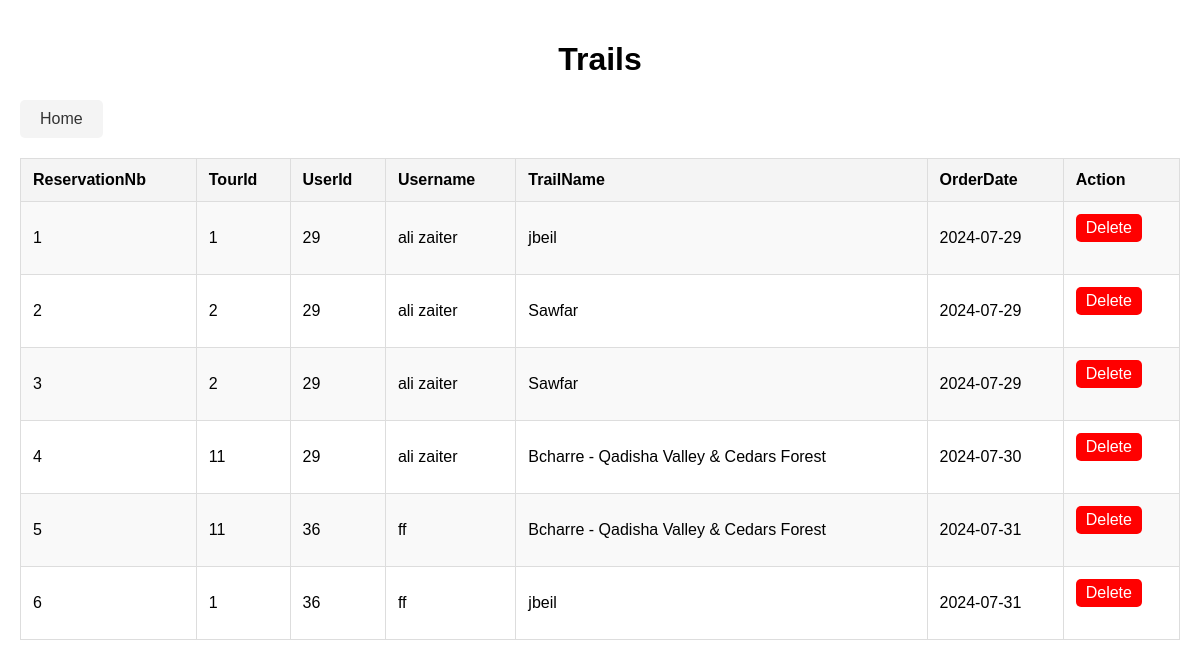
The app's page /Admin/viewReserv.php with its own data.
### tables this page shows
CREATE TABLE `reservation` (
  `ReservationNb` int(11) NOT NULL,
  `TourId` int(11) NOT NULL,
  `UserId` int(11) NOT NULL,
  `OrderDate` date NOT NULL
);

CREATE TABLE `users` (
  `Id` int(11) NOT NULL,
  `Username` varchar(30) NOT NULL,
  `Email` varchar(500) NOT NULL,
  `Password` varchar(64) NOT NULL,
  `Salt` varchar(3) NOT NULL,
  `Image` varchar(500) NOT NULL,
  `RoleId` int(11) NOT NULL,
  `VerificationToken` varchar(64) NOT NULL,
  `Verified` tinyint(4) DEFAULT NULL
);

CREATE TABLE `trail` (
  `ID` int(11) NOT NULL,
  `Name` varchar(50) NOT NULL,
  `Price` float NOT NULL,
  `CatId` int(11) NOT NULL,
  `Image` varchar(500) NOT NULL,
  `PageUrl` varchar(50) NOT NULL,
  `Location` varchar(50) NOT NULL,
  `Sport` varchar(50) NOT NULL,
  `Difficulty` int(11) NOT NULL,
  `Discription` text NOT NULL
);

### Admin/viewReserv.php (the view, shortened to what this page needs)
<!DOCTYPE html>
<html lang="en">
<head>
    <link rel="stylesheet" href="navbar.css">
    <link rel="stylesheet" href="view.css">
</head>
<body>
    <h1>Trails</h1>
    <a href="index.php">Home</a>
    <?php
        require_once("Config.php");
        $query = "SELECT R.ReservationNb, R.TourId, R.UserId, R.OrderDate, U.Username, T.Name
                  FROM reservation R
                  LEFT JOIN users U ON R.UserId = U.Id
                  LEFT JOIN trail T ON R.TourId = T.ID";
        $result = mysqli_query($con, $query);
        echo "<table>";
        echo "<tr>
                <th>ReservationNb</th>
                <th>TourId</th>
                <th>UserId</th>
                <th>Username</th>
                <th>TrailName</th>
                <th>OrderDate</th>
                <th>Action</th>
              </tr>";
        while ($row = mysqli_fetch_array($result)) {
            echo "<tr>";
            echo "<td data-label='ReservationNb'>" . $row["ReservationNb"] . "</td>";
            echo "<td data-label='TourId'>" . $row["TourId"] . "</td>";
            echo "<td data-label='UserId'>" . $row["UserId"] . "</td>";
            echo "<td data-label='Username'>" . $row["Username"] . "</td>";
            echo "<td data-label='TrailName'>" . $row["Name"] . "</td>";
            echo "<td data-label='OrderDate'>" . $row["OrderDate"] . "</td>";
            $id = $row["ReservationNb"];
            $id = base64_encode($id);
            echo "<td data-label='Action'><a href='DeleteUser.php?x=$id' class='delete-button' onclick='return confirm(\"Are you sure?\")'>Delete</a></td>";
            echo "</tr>";
        }
        echo "</table>";
    ?>
</body>
</html>

### Admin/view.css (style rules this page uses)
body { font-family: Arial, sans-serif; margin: 0; padding: 20px; box-sizing: border-box; }
h1 { text-align: center; }
a { display: inline-block; margin-bottom: 20px; color: #333; text-decoration: none; background-color: #f4f4f4; padding: 10px 20px; border-radius: 5px; }
table { width: 100%; border-collapse: collapse; margin-bottom: 20px; }
th, td { padding: 12px; text-align: left; border: 1px solid #ddd; }
th { background-color: #f4f4f4; }
tr:nth-child(even) { background-color: #f9f9f9; }
.delete-button { color: white; background-color: red; padding: 5px 10px; border: none; border-radius: 5px; text-decoration: none; }

### records on screen
reservation: ReservationNb "1", TourId "1", UserId "29", UserId.Username "ali zaiter", TourId.Name "jbeil", OrderDate "2024-07-29"
reservation: ReservationNb "2", TourId "2", UserId "29", UserId.Username "ali zaiter", TourId.Name "Sawfar", OrderDate "2024-07-29"
reservation: ReservationNb "3", TourId "2", UserId "29", UserId.Username "ali zaiter", TourId.Name "Sawfar", OrderDate "2024-07-29"
reservation: ReservationNb "4", TourId "11", UserId "29", UserId.Username "ali zaiter", TourId.Name "Bcharre - Qadisha Valley & Cedars Forest", OrderDate "2024-07-30"
reservation: ReservationNb "5", TourId "11", UserId "36", UserId.Username "ff", TourId.Name "Bcharre - Qadisha Valley & Cedars Forest", OrderDate "2024-07-31"
reservation: ReservationNb "6", TourId "1", UserId "36", UserId.Username "ff", TourId.Name "jbeil", OrderDate "2024-07-31"
